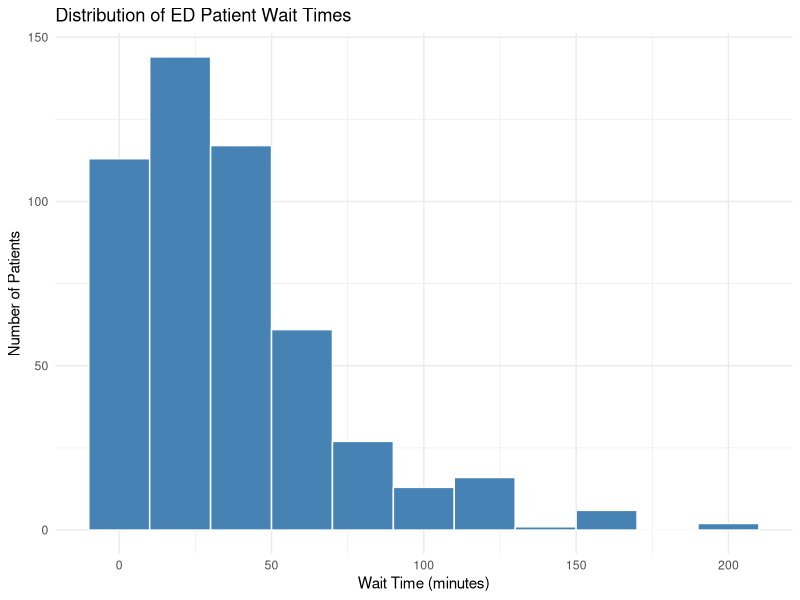
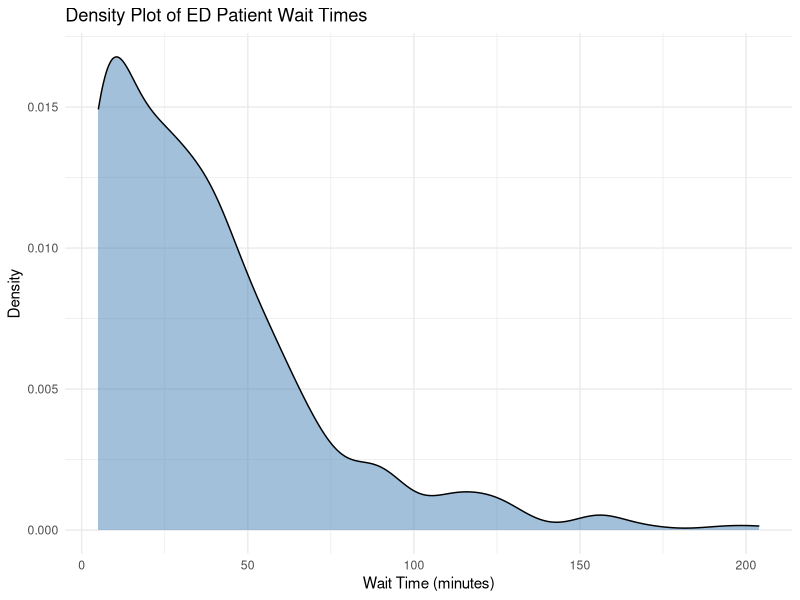
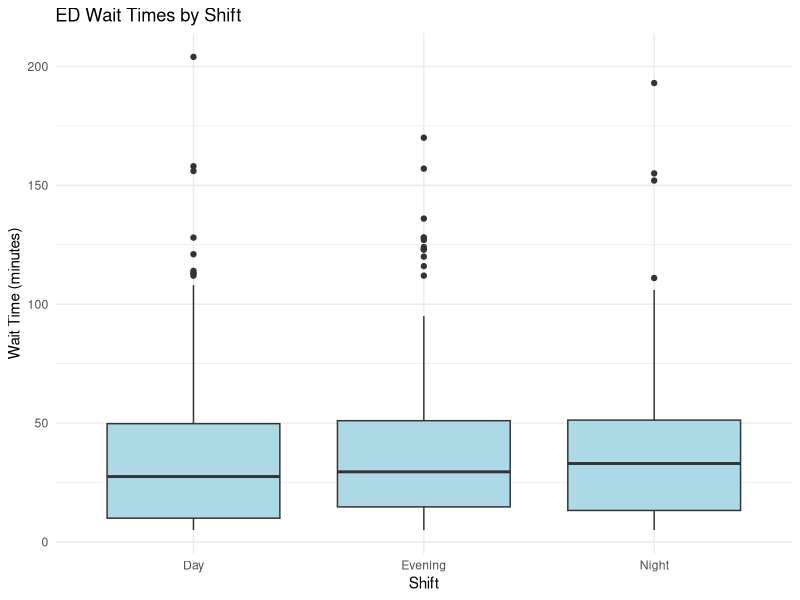
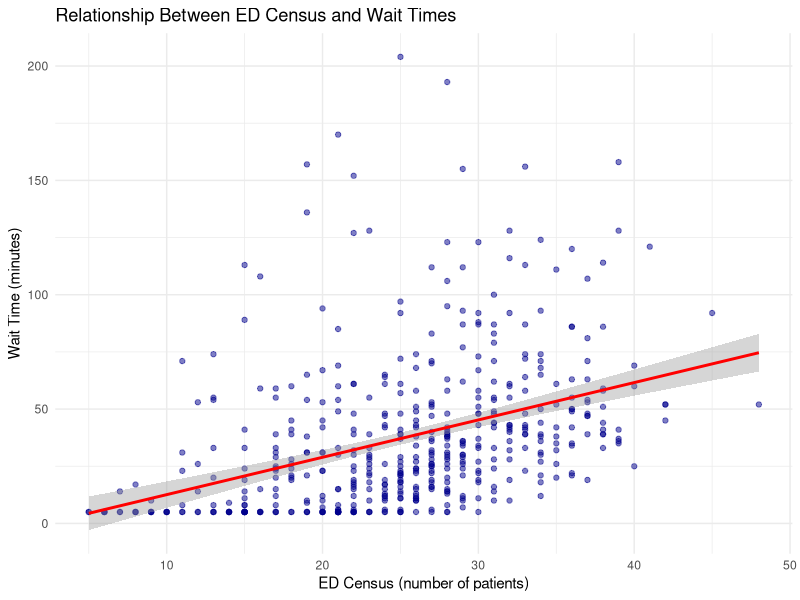
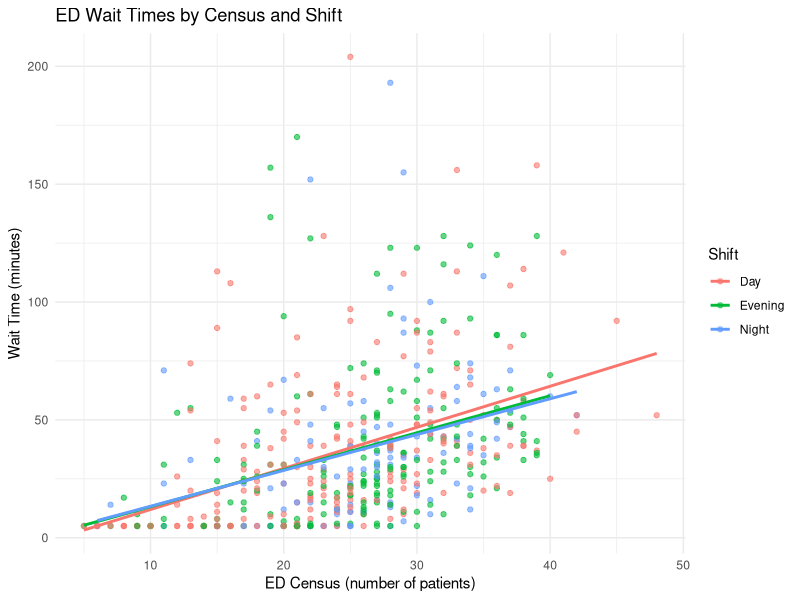
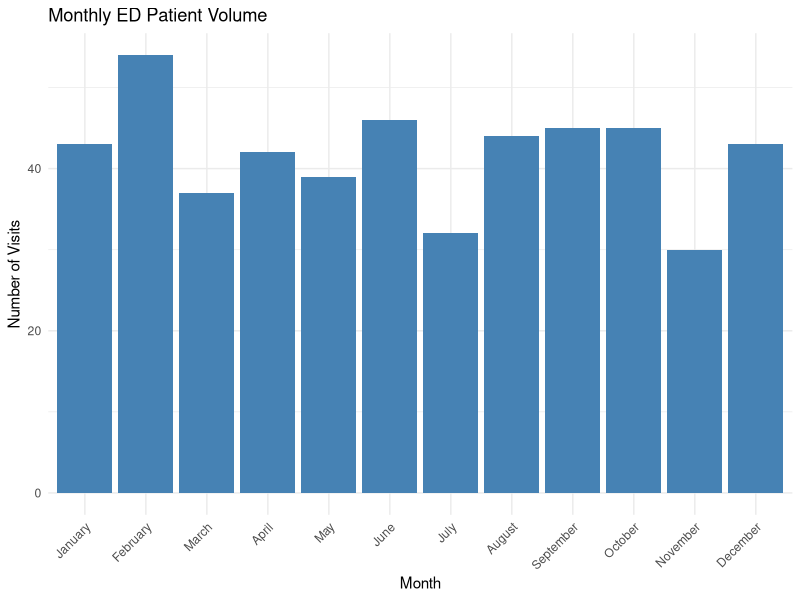
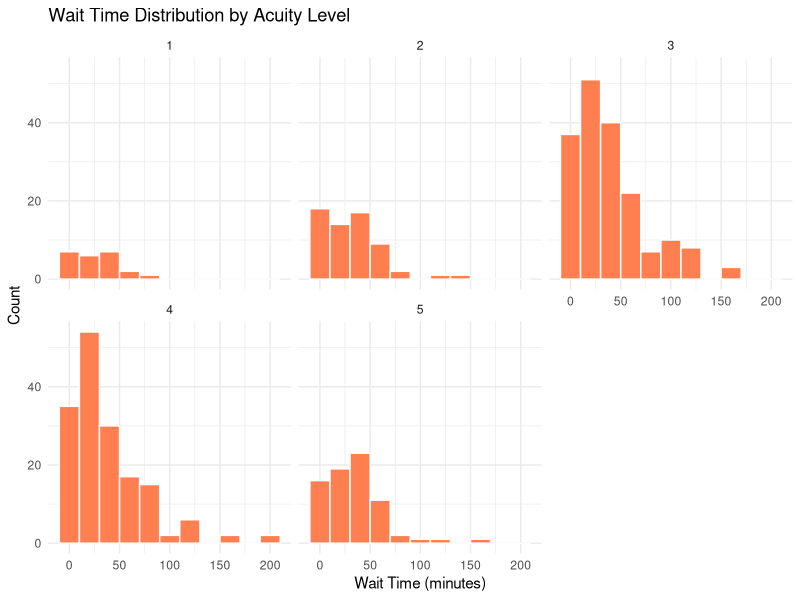

Generate these figures, in order, with R:
## ---- chunk 1
#| label: setup
#| include: false
knitr::opts_chunk$set(echo = TRUE, warning = FALSE, message = FALSE)
library(ggplot2)
library(dplyr)
library(tidyr)
library(readr)

# Set Seed number for reproducibility
set.seed(2026)
## ---- chunk 2
#| label: generate-data
# Generate ED performance data
ed_data <- data.frame(
  visit_id = 1:500,
  month = sample(month.name, 500, replace = TRUE),
  shift = sample(c("Day", "Evening", "Night"), 500,
                 replace = TRUE, prob = c(0.45, 0.35, 0.20)),
  wait_time_minutes = round(rlnorm(500, meanlog = 3.2, sdlog = 0.8)),
  ed_census = round(rnorm(500, mean = 25, sd = 8)),
  acuity_level = sample(1:5, 500, replace = TRUE,
                        prob = c(0.05, 0.15, 0.35, 0.30, 0.15)),
  length_of_stay_hours = round(rlnorm(500, meanlog = 1.5, sdlog = 0.7), 1)
) %>%
  mutate(
    wait_time_minutes = pmax(5, pmin(wait_time_minutes, 300)),
    ed_census = pmax(5, pmin(ed_census, 50)),
    month = factor(month, levels = month.name)
  )

# Add simulated correlation: higher census = longer wait
ed_data <- ed_data %>%
  mutate(wait_time_minutes = wait_time_minutes + (ed_census - 25) * 2 +
           rnorm(500, 0, 10),
         wait_time_minutes = pmax(5, round(wait_time_minutes)))

# View first few rows
head(ed_data)
## ---- chunk 3
#| label: examine-data
# Check structure
str(ed_data)

# Summary statistics
summary(ed_data)
## ---- chunk 4
#| label: solution-1-1
#| code-fold: true

ggplot(data = ed_data, mapping = aes(x = wait_time_minutes)) +
  geom_histogram(binwidth = 20, fill = "steelblue", color = "white") +
  labs(
    title = "Distribution of ED Patient Wait Times",
    x = "Wait Time (minutes)",
    y = "Number of Patients"
  ) +
  theme_minimal()
## ---- chunk 5
#| label: solution-1-2
#| code-fold: true

ggplot(data = ed_data, mapping = aes(x = wait_time_minutes)) +
  geom_density(fill = "steelblue", alpha = 0.5) +
  labs(
    title = "Density Plot of ED Patient Wait Times",
    x = "Wait Time (minutes)",
    y = "Density"
  ) +
  theme_minimal()
## ---- chunk 6
#| label: solution-1-3
#| code-fold: true

ggplot(data = ed_data, mapping = aes(x = shift, y = wait_time_minutes)) +
  geom_boxplot(fill = "lightblue") +
  labs(
    title = "ED Wait Times by Shift",
    x = "Shift",
    y = "Wait Time (minutes)"
  ) +
  theme_minimal()
## ---- chunk 7
#| label: solution-1-4
#| code-fold: true

ggplot(data = ed_data, mapping = aes(x = ed_census, y = wait_time_minutes)) +
  geom_point(alpha = 0.5, color = "darkblue") +
  geom_smooth(method = "lm", se = TRUE, color = "red") +
  labs(
    title = "Relationship Between ED Census and Wait Times",
    x = "ED Census (number of patients)",
    y = "Wait Time (minutes)"
  ) +
  theme_minimal()
## ---- chunk 8
#| label: solution-1-5
#| code-fold: true

ggplot(data = ed_data, mapping = aes(x = ed_census, y = wait_time_minutes,
                                      color = shift)) +
  geom_point(alpha = 0.6) +
  geom_smooth(method = "lm", se = FALSE) +
  labs(
    title = "ED Wait Times by Census and Shift",
    x = "ED Census (number of patients)",
    y = "Wait Time (minutes)",
    color = "Shift"
  ) +
  theme_minimal()
## ---- chunk 9
#| label: solution-1-6
#| code-fold: true

ggplot(data = ed_data, mapping = aes(x = month)) +
  geom_bar(fill = "steelblue") +
  labs(
    title = "Monthly ED Patient Volume",
    x = "Month",
    y = "Number of Visits"
  ) +
  theme_minimal() +
  theme(axis.text.x = element_text(angle = 45, hjust = 1))
## ---- chunk 10
#| label: solution-1-7
#| code-fold: true

ggplot(data = ed_data, mapping = aes(x = wait_time_minutes)) +
  geom_histogram(binwidth = 20, fill = "coral", color = "white") +
  facet_wrap(~ acuity_level) +
  labs(
    title = "Wait Time Distribution by Acuity Level",
    x = "Wait Time (minutes)",
    y = "Count"
  ) +
  theme_minimal()
